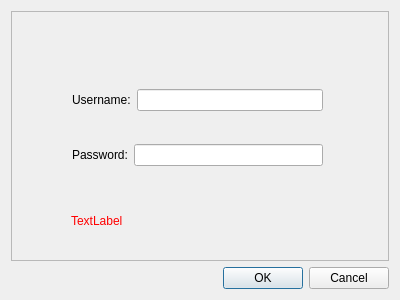
<?xml version="1.0" encoding="UTF-8"?>
<ui version="4.0">
 <class>Dialog</class>
 <widget class="QDialog" name="Dialog">
  <property name="geometry">
   <rect>
    <x>0</x>
    <y>0</y>
    <width>400</width>
    <height>300</height>
   </rect>
  </property>
  <property name="windowTitle">
   <string>Admin login</string>
  </property>
  <layout class="QVBoxLayout" name="verticalLayout">
   <item>
    <widget class="QFrame" name="frame">
     <property name="frameShape">
      <enum>QFrame::StyledPanel</enum>
     </property>
     <property name="frameShadow">
      <enum>QFrame::Raised</enum>
     </property>
     <widget class="QWidget" name="layoutWidget">
      <property name="geometry">
       <rect>
        <x>61</x>
        <y>51</y>
        <width>251</width>
        <height>131</height>
       </rect>
      </property>
      <layout class="QVBoxLayout" name="verticalLayout_2">
       <item>
        <layout class="QHBoxLayout" name="horizontalLayout_2">
         <item>
          <widget class="QLabel" name="label">
           <property name="text">
            <string>Username:</string>
           </property>
          </widget>
         </item>
         <item>
          <widget class="QLineEdit" name="lineEdit"/>
         </item>
        </layout>
       </item>
       <item>
        <layout class="QHBoxLayout" name="horizontalLayout">
         <item>
          <widget class="QLabel" name="label_2">
           <property name="text">
            <string>Password:</string>
           </property>
          </widget>
         </item>
         <item>
          <widget class="QLineEdit" name="lineEdit_2">
           <property name="echoMode">
            <enum>QLineEdit::Password</enum>
           </property>
          </widget>
         </item>
        </layout>
       </item>
      </layout>
     </widget>
     <widget class="QLabel" name="label_3">
      <property name="geometry">
       <rect>
        <x>60</x>
        <y>200</y>
        <width>251</width>
        <height>20</height>
       </rect>
      </property>
      <property name="styleSheet">
       <string notr="true">color:rgb(255, 0, 0)</string>
      </property>
      <property name="text">
       <string>TextLabel</string>
      </property>
     </widget>
    </widget>
   </item>
   <item>
    <widget class="QDialogButtonBox" name="buttonBox">
     <property name="orientation">
      <enum>Qt::Horizontal</enum>
     </property>
     <property name="standardButtons">
      <set>QDialogButtonBox::Cancel|QDialogButtonBox::Ok</set>
     </property>
    </widget>
   </item>
  </layout>
 </widget>
 <resources/>
 <connections>
  <connection>
   <sender>buttonBox</sender>
   <signal>accepted()</signal>
   <receiver>Dialog</receiver>
   <slot>accept()</slot>
   <hints>
    <hint type="sourcelabel">
     <x>248</x>
     <y>254</y>
    </hint>
    <hint type="destinationlabel">
     <x>157</x>
     <y>274</y>
    </hint>
   </hints>
  </connection>
  <connection>
   <sender>buttonBox</sender>
   <signal>rejected()</signal>
   <receiver>Dialog</receiver>
   <slot>reject()</slot>
   <hints>
    <hint type="sourcelabel">
     <x>316</x>
     <y>260</y>
    </hint>
    <hint type="destinationlabel">
     <x>286</x>
     <y>274</y>
    </hint>
   </hints>
  </connection>
 </connections>
</ui>
